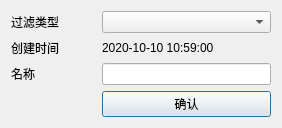
<?xml version="1.0" encoding="UTF-8"?>
<ui version="4.0">
 <class>zchxRadarFilterAreaSettingDlg</class>
 <widget class="QDialog" name="zchxRadarFilterAreaSettingDlg">
  <property name="geometry">
   <rect>
    <x>0</x>
    <y>0</y>
    <width>282</width>
    <height>119</height>
   </rect>
  </property>
  <property name="windowTitle">
   <string>Dialog</string>
  </property>
  <layout class="QGridLayout" name="gridLayout">
   <item row="0" column="0">
    <widget class="QLabel" name="label">
     <property name="text">
      <string>过滤类型</string>
     </property>
    </widget>
   </item>
   <item row="2" column="0">
    <widget class="QLabel" name="label_2">
     <property name="text">
      <string>名称</string>
     </property>
    </widget>
   </item>
   <item row="0" column="1" colspan="2">
    <widget class="QComboBox" name="filter_type_cbx"/>
   </item>
   <item row="1" column="0">
    <widget class="QLabel" name="label_3">
     <property name="text">
      <string>创建时间</string>
     </property>
    </widget>
   </item>
   <item row="2" column="1" colspan="2">
    <widget class="QLineEdit" name="name"/>
   </item>
   <item row="1" column="1" colspan="2">
    <widget class="QLabel" name="create_time">
     <property name="text">
      <string>2020-10-10 10:59:00</string>
     </property>
    </widget>
   </item>
   <item row="3" column="1" colspan="2">
    <widget class="QPushButton" name="ok">
     <property name="text">
      <string>确认</string>
     </property>
    </widget>
   </item>
  </layout>
 </widget>
 <resources/>
 <connections/>
</ui>
